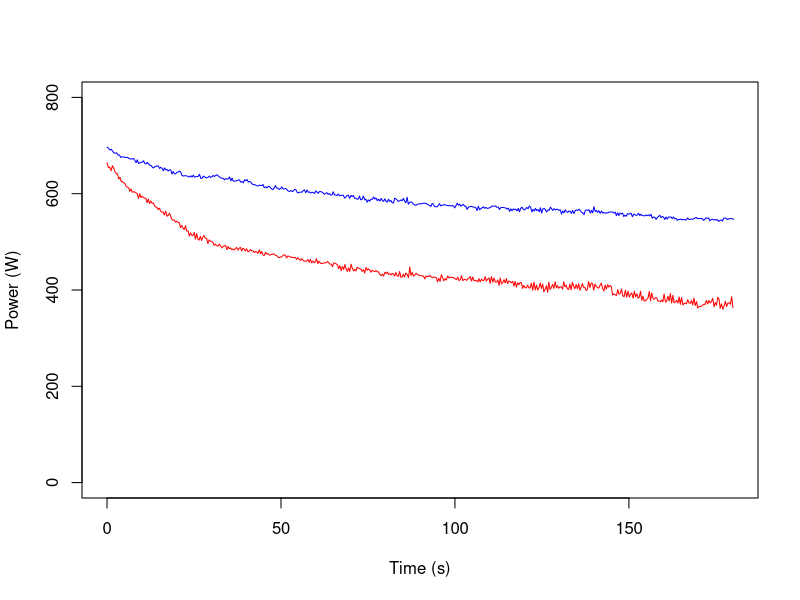

Generate this figure with R: (Note: a time limit stopped this script after it produced the figure.)
#!/usr/bin/env Rscript

cim <- read.csv("cim.csv", header = TRUE)
mini <- read.csv("minicim.csv", header = TRUE)

cim$Power = cim$Power * 2
mini$Power = mini$Power * 3

x11()
plot(cim$Time, cim$Power, col="red", ylim = c(0, 800), type="l",
     xlab="Time (s)", ylab="Power (W)")
points(mini$Time, mini$Power, col="blue", type="l")

Sys.sleep(1000)
